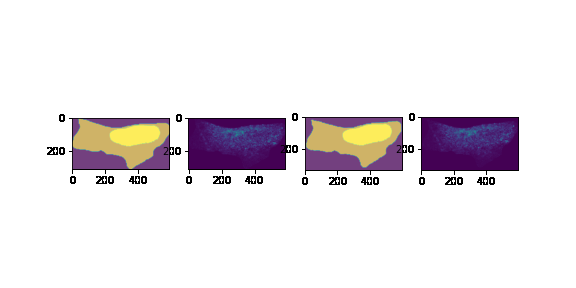
#> input picture notebooks/.png, 576 x 288 px; its folder holds only this picture in this run
$ python -i helpers.py   (imports and definitions only)   (older library calls are emulated)
#> lines starting #> are read from the running program, lines starting #| are printed output that depends on the picture; after the words box and inside, x2 and y2 are one past the last pixel; in counts of white or black regions, pixels touching at a corner belong together
import os
import io
import json
from pickletools import uint8
import numpy as np
import math
from scipy import ndimage as ndi
import skimage
from skimage.filters import threshold_otsu, gaussian, sobel
from skimage.measure import regionprops
from skimage.feature import peak_local_max
from skimage.morphology import closing, square
from skimage.segmentation import clear_border, watershed
from scipy.interpolate import interp1d
import matplotlib.pyplot as plt

# from aicsshparam import shtools
from skimage.morphology import ball, cube, octahedron

import subprocess
# [35 lines left out: functions grep, find, read_from_json, not called in this run]


def watershed_lab(image, marker=None, rm_border=False):
    """Segmentation function
    Watershed algorithm to segment the 2d image based on foreground and background seed
    and use edges (sobel) as elevation map
    return labeled nuclei
    """
    # determine markers for watershed if not specified
    if marker is None:
        marker = np.full_like(image, 0)
        marker[image == 0] = 1  # background
        marker[image > threshold_otsu(image)] = 2  # foreground nuclei

    # use sobel to detect edge, then smooth with gaussian filter
    elevation_map = gaussian(sobel(image), sigma=2)

    # segmentation with watershed algorithms
    segmentation = watershed(elevation_map, marker)
    segmentation = ndi.binary_fill_holes(segmentation - 1)
    labeled_obj, num = ndi.label(segmentation)

    if rm_border is True:
        # remove bordered objects, now moved to later steps of segmentation pipeline
        bw = closing(labeled_obj > 0, square(3))
        cleared = clear_border(bw)
        labeled_obj, num = ndi.label(cleared)

    # remove too small or too large object
    output = np.zeros(labeled_obj.shape)
    for region in regionprops(labeled_obj):
        if region.area >= 2000:  # <= thres_high:
            # if the component has a volume within the two thresholds,
            # set the output image to 1 for every pixel of the component
            output[labeled_obj == region.label] = 1

    labeled_obj, num = ndi.label(output)

    return labeled_obj, num


# [270 lines left out: functions watershed_lab2, find_border, image_roll, shift_center_mass, interpolate_, find_min and 9 more, not called in this run]


def unit_vector(vector):
    """Returns the unit vector of the vector."""
    return vector / np.linalg.norm(vector)


# [106 lines left out: functions angle_between, find_nearest, get_random_3d_shape, make_ax, plot_3d, get_location_counts and 2 more, not called in this run]


class NpEncoder(json.JSONEncoder):
    # [91 lines left out: functions default, bbox_iou, realign_contour_startpoint, get_line, factoring_data_into_tertiles, not called in this run]

def get_items_from_list_by_index(input_list, indexes):
    return list(map(lambda x:input_list[x],indexes))

>>> import cv2
>>> picture = cv2.imread('../notebooks/.png', cv2.IMREAD_GRAYSCALE)
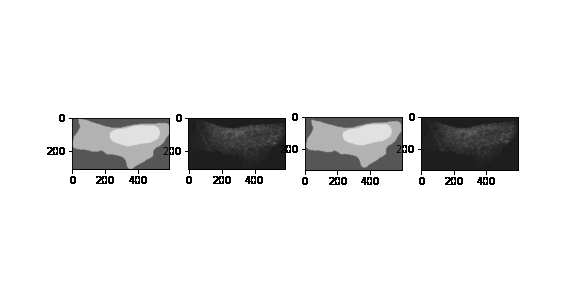
#> picture: shape (288, 576); min 0, max 255, mean 232
>>> result = watershed_lab(picture)
#> in watershed_lab, `elevation_map = gaussian(sobel(image), sigma=2)`:
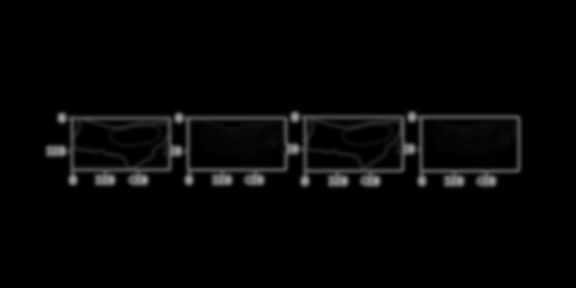
#> elevation_map: shape (288, 576) float64; min 0, max 0.599, mean 0.0221
#> in watershed_lab, `segmentation = watershed(elevation_map, marker)`:
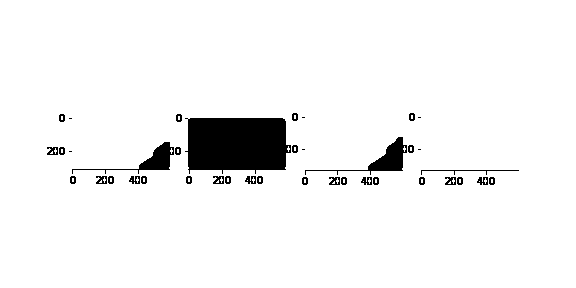
#> segmentation: shape (288, 576); values 1 (black) and 2 (white), 95.2% white; 39 black regions (6 under 20 px), largest, box (x1, y1, x2, y2) and area: (185, 118, 291, 174) 5133, (305, 137, 407, 175) 794, (72, 142, 174, 174) 655
#> in watershed_lab, `segmentation = ndi.binary_fill_holes(segmentation - 1)`: segmentation: shape (288, 576) bool; every value is 1
#> in watershed_lab, `labeled_obj, num = ndi.label(segmentation)`: labeled_obj: shape (288, 576) int32; every value is 1
#> in watershed_lab, `labeled_obj, num = ndi.label(segmentation)`: num = 1
#> the loop in watershed_lab, `for region in regionprops(labeled_obj):` made 1 pass
#> after the loop in watershed_lab, `for region in regionprops(labeled_obj):`: output: shape (288, 576) float64; every value is 1
